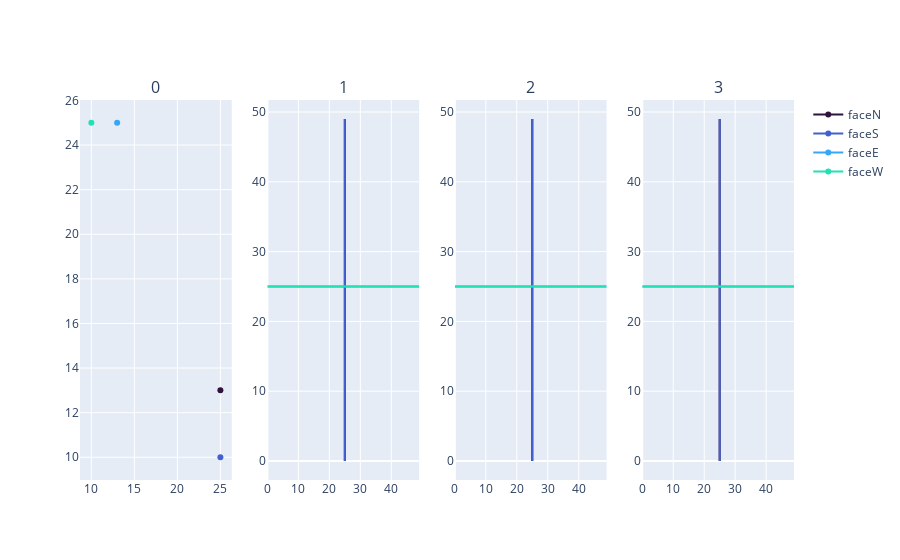

Here is the notebook cell this chart was saved with:
### Code cell
node_names = [str(ix) for ix in s.graph.nodes]
fig = sp.make_subplots(rows=1, cols=len(node_viz_data), subplot_titles=node_names)

for ix, faces in enumerate(node_viz_data):
    showlegendbool = True if ix == 0 else False
    for iy, (face_name, face_coords) in enumerate(faces.items()):
        fig.add_trace(go.Scatter(x=face_coords[0], y=face_coords[1], name=face_name, marker_color=colors[iy], showlegend=showlegendbool), row=1, col=ix+1)


fig.show()

### Figure 1 — Plotly figure (JSON) as saved in the notebook; plotly's stock layout.template omitted (floating-point values rounded to 4 significant figures)
{"data": [{"marker": {"color": "rgb(48, 18, 59)"}, "name": "faceN", "showlegend": true, "type": "scatter", "x": [25], "xaxis": "x", "y": [13], "yaxis": "y"}, {"marker": {"color": "rgb(68, 96, 208)"}, "name": "faceS", "showlegend": true, "type": "scatter", "x": [25], "xaxis": "x", "y": [10], "yaxis": "y"}, {"marker": {"color": "rgb(54, 167, 248)"}, "name": "faceE", "showlegend": true, "type": "scatter", "x": [13], "xaxis": "x", "y": [25], "yaxis": "y"}, {"marker": {"color": "rgb(33, 226, 181)"}, "name": "faceW", "showlegend": true, "type": "scatter", "x": [10], "xaxis": "x", "y": [25], "yaxis": "y"}, {"marker": {"color": "rgb(48, 18, 59)"}, "name": "faceN", "showlegend": false, "type": "scatter", "x": [25, 25, 25, 25, 25, 25, 25, 25, 25, 25, 25, 25, 25, 25, 25, 25, 25, 25, 25, 25, 25, 25, 25, 25, 25, 25, 25, 25, 25, 25, 25, 25, 25, 25, 25, 25, 25, 25, 25, 25, 25, 25, 25, 25, 25, 25, 25, 25, 25, 25], "xaxis": "x2", "y": [49, 48, 47, 46, 45, 44, 43, 42, 41, 40, 39, 38, 37, 36, 35, 34, 33, 32, 31, 30, 29, 28, 27, 26, 25, 24, 23, 22, 21, 20, 19, 18, 17, 16, 15, 14, 13, 12, 11, 10, 9, 8, 7, 6, 5, 4, 3, 2, 1, 0], "yaxis": "y2"}, {"marker": {"color": "rgb(68, 96, 208)"}, "name": "faceS", "showlegend": false, "type": "scatter", "x": [25, 25, 25, 25, 25, 25, 25, 25, 25, 25, 25, 25, 25, 25, 25, 25, 25, 25, 25, 25, 25, 25, 25, 25, 25, 25, 25, 25, 25, 25, 25, 25, 25, 25, 25, 25, 25, 25, 25, 25, 25, 25, 25, 25, 25, 25, 25, 25, 25, 25], "xaxis": "x2", "y": [49, 48, 47, 46, 45, 44, 43, 42, 41, 40, 39, 38, 37, 36, 35, 34, 33, 32, 31, 30, 29, 28, 27, 26, 25, 24, 23, 22, 21, 20, 19, 18, 17, 16, 15, 14, 13, 12, 11, 10, 9, 8, 7, 6, 5, 4, 3, 2, 1, 0], "yaxis": "y2"}, {"marker": {"color": "rgb(54, 167, 248)"}, "name": "faceE", "showlegend": false, "type": "scatter", "x": [49, 48, 47, 46, 45, 44, 43, 42, 41, 40, 39, 38, 37, 36, 35, 34, 33, 32, 31, 30, 29, 28, 27, 26, 25, 24, 23, 22, 21, 20, 19, 18, 17, 16, 15, 14, 13, 12, 11, 10, 9, 8, 7, 6, 5, 4, 3, 2, 1, 0], "xaxis": "x2", "y": [25, 25, 25, 25, 25, 25, 25, 25, 25, 25, 25, 25, 25, 25, 25, 25, 25, 25, 25, 25, 25, 25, 25, 25, 25, 25, 25, 25, 25, 25, 25, 25, 25, 25, 25, 25, 25, 25, 25, 25, 25, 25, 25, 25, 25, 25, 25, 25, 25, 25], "yaxis": "y2"}, {"marker": {"color": "rgb(33, 226, 181)"}, "name": "faceW", "showlegend": false, "type": "scatter", "x": [49, 48, 47, 46, 45, 44, 43, 42, 41, 40, 39, 38, 37, 36, 35, 34, 33, 32, 31, 30, 29, 28, 27, 26, 25, 24, 23, 22, 21, 20, 19, 18, 17, 16, 15, 14, 13, 12, 11, 10, 9, 8, 7, 6, 5, 4, 3, 2, 1, 0], "xaxis": "x2", "y": [25, 25, 25, 25, 25, 25, 25, 25, 25, 25, 25, 25, 25, 25, 25, 25, 25, 25, 25, 25, 25, 25, 25, 25, 25, 25, 25, 25, 25, 25, 25, 25, 25, 25, 25, 25, 25, 25, 25, 25, 25, 25, 25, 25, 25, 25, 25, 25, 25, 25], "yaxis": "y2"}, {"marker": {"color": "rgb(48, 18, 59)"}, "name": "faceN", "showlegend": false, "type": "scatter", "x": [25, 25, 25, 25, 25, 25, 25, 25, 25, 25, 25, 25, 25, 25, 25, 25, 25, 25, 25, 25, 25, 25, 25, 25, 25, 25, 25, 25, 25, 25, 25, 25, 25, 25, 25, 25, 25, 25, 25, 25, 25, 25, 25, 25, 25, 25, 25, 25, 25, 25], "xaxis": "x3", "y": [49, 48, 47, 46, 45, 44, 43, 42, 41, 40, 39, 38, 37, 36, 35, 34, 33, 32, 31, 30, 29, 28, 27, 26, 25, 24, 23, 22, 21, 20, 19, 18, 17, 16, 15, 14, 13, 12, 11, 10, 9, 8, 7, 6, 5, 4, 3, 2, 1, 0], "yaxis": "y3"}, {"marker": {"color": "rgb(68, 96, 208)"}, "name": "faceS", "showlegend": false, "type": "scatter", "x": [25, 25, 25, 25, 25, 25, 25, 25, 25, 25, 25, 25, 25, 25, 25, 25, 25, 25, 25, 25, 25, 25, 25, 25, 25, 25, 25, 25, 25, 25, 25, 25, 25, 25, 25, 25, 25, 25, 25, 25, 25, 25, 25, 25, 25, 25, 25, 25, 25, 25], "xaxis": "x3", "y": [49, 48, 47, 46, 45, 44, 43, 42, 41, 40, 39, 38, 37, 36, 35, 34, 33, 32, 31, 30, 29, 28, 27, 26, 25, 24, 23, 22, 21, 20, 19, 18, 17, 16, 15, 14, 13, 12, 11, 10, 9, 8, 7, 6, 5, 4, 3, 2, 1, 0], "yaxis": "y3"}, {"marker": {"color": "rgb(54, 167, 248)"}, "name": "faceE", "showlegend": false, "type": "scatter", "x": [49, 48, 47, 46, 45, 44, 43, 42, 41, 40, 39, 38, 37, 36, 35, 34, 33, 32, 31, 30, 29, 28, 27, 26, 25, 24, 23, 22, 21, 20, 19, 18, 17, 16, 15, 14, 13, 12, 11, 10, 9, 8, 7, 6, 5, 4, 3, 2, 1, 0], "xaxis": "x3", "y": [25, 25, 25, 25, 25, 25, 25, 25, 25, 25, 25, 25, 25, 25, 25, 25, 25, 25, 25, 25, 25, 25, 25, 25, 25, 25, 25, 25, 25, 25, 25, 25, 25, 25, 25, 25, 25, 25, 25, 25, 25, 25, 25, 25, 25, 25, 25, 25, 25, 25], "yaxis": "y3"}, {"marker": {"color": "rgb(33, 226, 181)"}, "name": "faceW", "showlegend": false, "type": "scatter", "x": [49, 48, 47, 46, 45, 44, 43, 42, 41, 40, 39, 38, 37, 36, 35, 34, 33, 32, 31, 30, 29, 28, 27, 26, 25, 24, 23, 22, 21, 20, 19, 18, 17, 16, 15, 14, 13, 12, 11, 10, 9, 8, 7, 6, 5, 4, 3, 2, 1, 0], "xaxis": "x3", "y": [25, 25, 25, 25, 25, 25, 25, 25, 25, 25, 25, 25, 25, 25, 25, 25, 25, 25, 25, 25, 25, 25, 25, 25, 25, 25, 25, 25, 25, 25, 25, 25, 25, 25, 25, 25, 25, 25, 25, 25, 25, 25, 25, 25, 25, 25, 25, 25, 25, 25], "yaxis": "y3"}, {"marker": {"color": "rgb(48, 18, 59)"}, "name": "faceN", "showlegend": false, "type": "scatter", "x": [25, 25, 25, 25, 25, 25, 25, 25, 25, 25, 25, 25, 25, 25, 25, 25, 25, 25, 25, 25, 25, 25, 25, 25, 25, 25, 25, 25, 25, 25, 25, 25, 25, 25, 25, 25, 25, 25, 25, 25, 25, 25, 25, 25, 25, 25, 25, 25, 25, 25], "xaxis": "x4", "y": [49, 48, 47, 46, 45, 44, 43, 42, 41, 40, 39, 38, 37, 36, 35, 34, 33, 32, 31, 30, 29, 28, 27, 26, 25, 24, 23, 22, 21, 20, 19, 18, 17, 16, 15, 14, 13, 12, 11, 10, 9, 8, 7, 6, 5, 4, 3, 2, 1, 0], "yaxis": "y4"}, {"marker": {"color": "rgb(68, 96, 208)"}, "name": "faceS", "showlegend": false, "type": "scatter", "x": [25, 25, 25, 25, 25, 25, 25, 25, 25, 25, 25, 25, 25, 25, 25, 25, 25, 25, 25, 25, 25, 25, 25, 25, 25, 25, 25, 25, 25, 25, 25, 25, 25, 25, 25, 25, 25, 25, 25, 25, 25, 25, 25, 25, 25, 25, 25, 25, 25, 25], "xaxis": "x4", "y": [49, 48, 47, 46, 45, 44, 43, 42, 41, 40, 39, 38, 37, 36, 35, 34, 33, 32, 31, 30, 29, 28, 27, 26, 25, 24, 23, 22, 21, 20, 19, 18, 17, 16, 15, 14, 13, 12, 11, 10, 9, 8, 7, 6, 5, 4, 3, 2, 1, 0], "yaxis": "y4"}, {"marker": {"color": "rgb(54, 167, 248)"}, "name": "faceE", "showlegend": false, "type": "scatter", "x": [49, 48, 47, 46, 45, 44, 43, 42, 41, 40, 39, 38, 37, 36, 35, 34, 33, 32, 31, 30, 29, 28, 27, 26, 25, 24, 23, 22, 21, 20, 19, 18, 17, 16, 15, 14, 13, 12, 11, 10, 9, 8, 7, 6, 5, 4, 3, 2, 1, 0], "xaxis": "x4", "y": [25, 25, 25, 25, 25, 25, 25, 25, 25, 25, 25, 25, 25, 25, 25, 25, 25, 25, 25, 25, 25, 25, 25, 25, 25, 25, 25, 25, 25, 25, 25, 25, 25, 25, 25, 25, 25, 25, 25, 25, 25, 25, 25, 25, 25, 25, 25, 25, 25, 25], "yaxis": "y4"}, {"marker": {"color": "rgb(33, 226, 181)"}, "name": "faceW", "showlegend": false, "type": "scatter", "x": [49, 48, 47, 46, 45, 44, 43, 42, 41, 40, 39, 38, 37, 36, 35, 34, 33, 32, 31, 30, 29, 28, 27, 26, 25, 24, 23, 22, 21, 20, 19, 18, 17, 16, 15, 14, 13, 12, 11, 10, 9, 8, 7, 6, 5, 4, 3, 2, 1, 0], "xaxis": "x4", "y": [25, 25, 25, 25, 25, 25, 25, 25, 25, 25, 25, 25, 25, 25, 25, 25, 25, 25, 25, 25, 25, 25, 25, 25, 25, 25, 25, 25, 25, 25, 25, 25, 25, 25, 25, 25, 25, 25, 25, 25, 25, 25, 25, 25, 25, 25, 25, 25, 25, 25], "yaxis": "y4"}], "layout": {"annotations": [{"font": {"size": 16}, "showarrow": false, "text": "0", "x": 0.1062, "xanchor": "center", "xref": "paper", "y": 1, "yanchor": "bottom", "yref": "paper"}, {"font": {"size": 16}, "showarrow": false, "text": "1", "x": 0.3688, "xanchor": "center", "xref": "paper", "y": 1, "yanchor": "bottom", "yref": "paper"}, {"font": {"size": 16}, "showarrow": false, "text": "2", "x": 0.6313, "xanchor": "center", "xref": "paper", "y": 1, "yanchor": "bottom", "yref": "paper"}, {"font": {"size": 16}, "showarrow": false, "text": "3", "x": 0.8938, "xanchor": "center", "xref": "paper", "y": 1, "yanchor": "bottom", "yref": "paper"}], "xaxis": {"anchor": "y", "domain": [0, 0.2125]}, "xaxis2": {"anchor": "y2", "domain": [0.2625, 0.475]}, "xaxis3": {"anchor": "y3", "domain": [0.525, 0.7375]}, "xaxis4": {"anchor": "y4", "domain": [0.7875, 1]}, "yaxis": {"anchor": "x", "domain": [0, 1]}, "yaxis2": {"anchor": "x2", "domain": [0, 1]}, "yaxis3": {"anchor": "x3", "domain": [0, 1]}, "yaxis4": {"anchor": "x4", "domain": [0, 1]}}}
